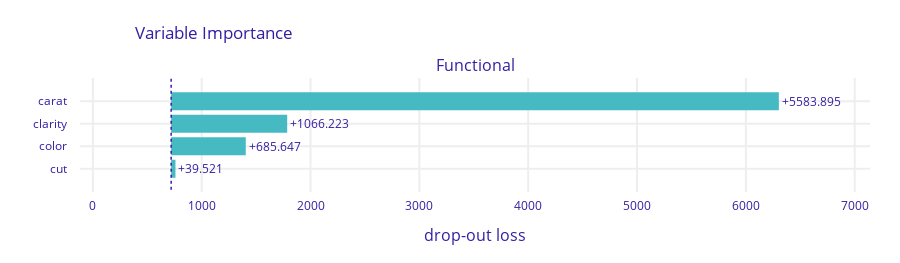

Notebook code cell kept with this figure:
### Code cell
def pred_fun(m, X):
    return m.predict(preprocessor.transform(X), batch_size=1000, verbose=0).flatten()


exp = dx.Explainer(
    model,
    data=df_test[ord_features + ["carat"]],
    y=y_test,
    predict_function=pred_fun,
    verbose=False,
)

vi = exp.model_parts()
vi.plot()

### Figure 1 — Plotly figure (JSON) as saved in the notebook; plotly's stock layout.template omitted (floating-point values rounded to 4 significant figures)
{"data": [{"base": 719.4, "hoverinfo": "text", "hoverlabel": {"bgcolor": "rgba(0,0,0,0.8)"}, "hovertext": ["Model: Functional loss after<br>variable: carat is permuted: 6303.313<br>Drop-out loss change: +5583.895", "Model: Functional loss after<br>variable: clarity is permuted: 1785.641<br>Drop-out loss change: +1066.223", "Model: Functional loss after<br>variable: color is permuted: 1405.066<br>Drop-out loss change: +685.647", "Model: Functional loss after<br>variable: cut is permuted: 758.94<br>Drop-out loss change: +39.521"], "marker": {"color": "#46bac2"}, "orientation": "h", "showlegend": false, "text": ["+5583.895", "+1066.223", "+685.647", "+39.521"], "textposition": "outside", "type": "bar", "x": [5584.0, 1066.0, 685.6, 39.52], "xaxis": "x", "y": ["carat", "clarity", "color", "cut"], "yaxis": "y"}], "layout": {"annotations": [{"font": {"size": 16}, "showarrow": false, "text": "Functional", "x": 0.5, "xanchor": "center", "xref": "paper", "y": 1, "yanchor": "bottom", "yref": "paper"}, {"font": {"size": 16}, "showarrow": false, "text": "drop-out loss", "x": 0.5, "xanchor": "center", "xref": "paper", "y": 0, "yanchor": "top", "yref": "paper", "yshift": -30}], "font": {"color": "#371ea3"}, "height": 263, "margin": {"b": 71, "r": 30, "t": 78}, "shapes": [{"line": {"color": "#371ea3", "dash": "dot", "width": 1.5}, "type": "line", "x0": 719.4, "x1": 719.4, "xref": "x", "y0": -1, "y1": 4, "yref": "y"}], "title": {"text": "Variable Importance", "x": 0.15}, "xaxis": {"anchor": "y", "automargin": true, "domain": [0, 1], "fixedrange": true, "gridwidth": 2, "range": [-118.2, 7141.0], "tickcolor": "white", "ticklen": 3, "ticks": "outside", "type": "linear", "zeroline": false}, "yaxis": {"anchor": "x", "automargin": true, "autorange": "reversed", "domain": [0, 1], "fixedrange": true, "gridwidth": 2, "tickcolor": "white", "ticklen": 10, "ticks": "outside", "type": "category"}}}
